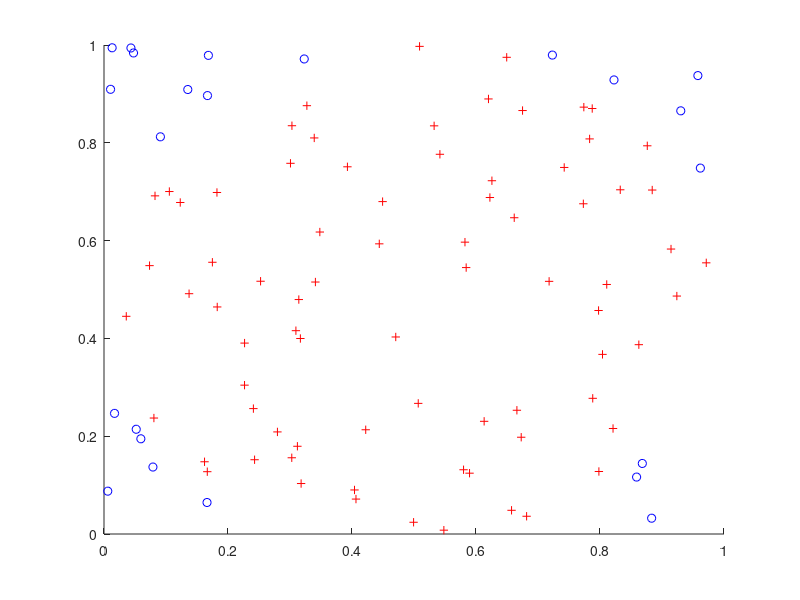

This chart was generated by the following MATLAB code: (Note: this script raises an error after producing the figure.)
% Dataset
n = 100;
X = rand(n,2);
Y = zeros(n,1);

% X = [1 2
%       2 2
%      3 2];
% Y = [-1 -1 1]';
% n = 3;

for i = 1 : n

    if (X(i,1)-0.5)^2 + (X(i,2)-0.5)^2 > 0.25 
    %if  X(i,1) - 0.5 >0  && X(i,2) - 0.5 >0
        
        Y(i) = 1;
        
    else
        
        Y(i) = -1;
        
    end
end

figure;
hold on;
for i = 1 : n
    if Y(i) == 1;
        plot(X(i,1),X(i,2),'ob');
    else
        plot(X(i,1),X(i,2),'+r');
    end
end
%test
% D = 1/n*ones(n,1);
% [ ns, fs, xs, gains ] = getWeightedInfoGainForStumps( X, Y, D );
% [s, eps] = chooseBestStump( X, Y, D, fs, xs, gains);
% YPred = predictWithStump( X, s );

%keyboard;
Tmax = 1000;
[ alphas, stumps ] = trainAdaboostModel( X, Y, Tmax );
[ H ] = predictAdaBoost( X, alphas, stumps );
err = H - Y;
err_rate = sum(err~=0)/length(err);